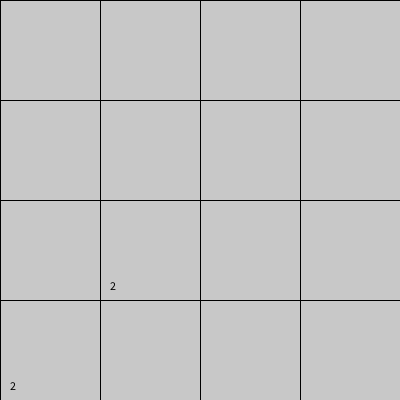
Frame 1 (no input)
Frame 60 (the mouse pressed at the canvas centre just before this capture): identical to frame 1, image omitted
Frame 120 (the mouse held since frame 60 and released just before this capture): identical to frame 1, image omitted

The Processing sketch that drew this single still picture (run headless with seeded random() and noise(); from frame 60 on, the mouse is pressed at the canvas centre):

// Processing sketch: sketch_2048_
// ── sketch_2048_.pde
Tile[][] tiles = new Tile[4][4];
void setup() {
  size(400, 400);
  float len = width / tiles.length;

  for (int x = 0; x < tiles.length; x += 1) {
    for (int y = 0; y < tiles[x].length; y += 1) {
      tiles[x][y] = new Tile(x, y, len);
    }
  }

  addNumber();
  addNumber();
}

void draw() {
  background(255);

  for (int x = 0; x < tiles.length; x += 1) {
    for (int y = 0; y < tiles[x].length; y += 1) {
      Tile t = tiles[x][y];
      t.draw();
    }
  }
}

void addNumber() {
  while (true) {
    int xx = floor(random(tiles.length));
    int yy = floor(random(tiles[0].length));

    Tile t = tiles[xx][yy];

    if (t.value > 0) {
      continue;
    } else {
      t.value = 2;
      break;
    }
  }
}
// ── Tile.pde
class Tile {
  PVector pos;
  int row, col;
  float size;

  int value;

  Tile(int row, int col, float size) {
    this.row = row;
    this.col = col;
    this.size = size;

    pos = new PVector(col * size, row * size);
    value = 0;
  }

  void draw() {
    stroke(0);
    fill(200);
    rect(pos.x, pos.y, size, size);
    if (value > 0) {

      fill(0);
      text(value, pos.x + 10, pos.y + size - 10);
    }
  }
}
